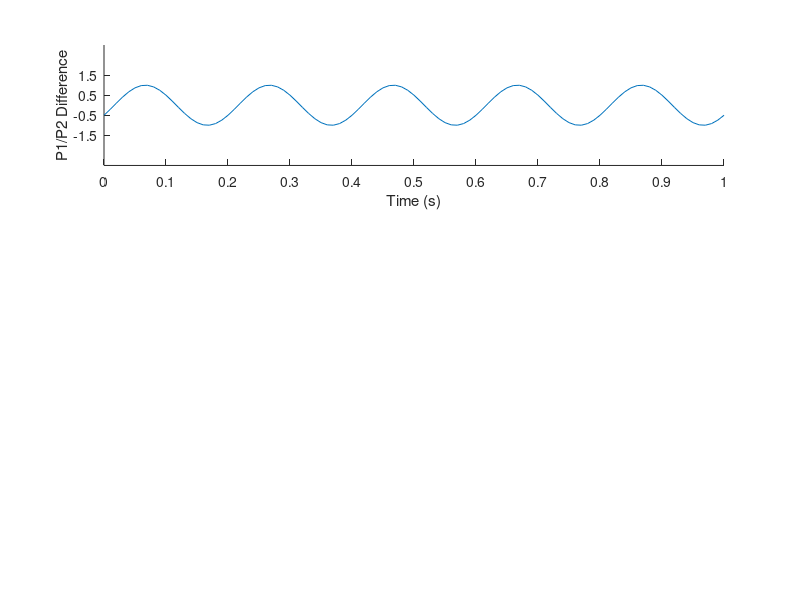
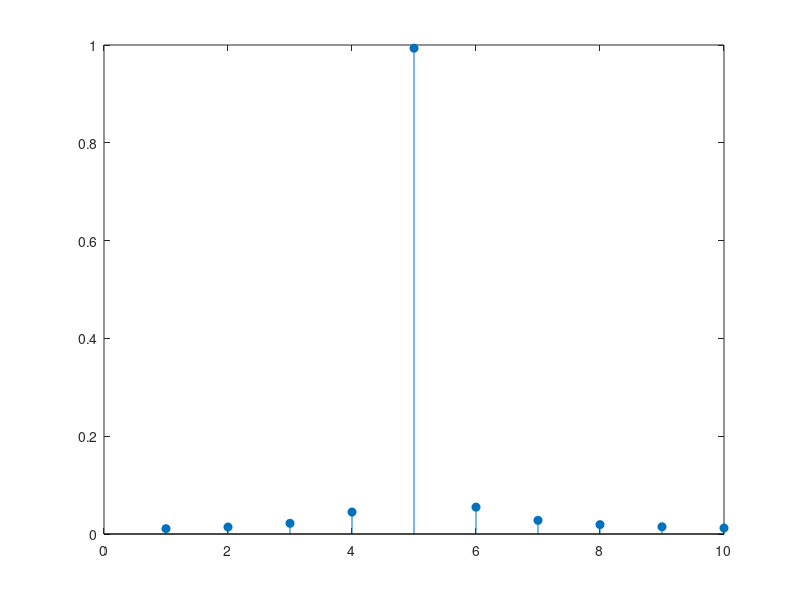

MATLAB code to generate these figures, in order: (Note: this script raises an error after producing the figures.)
% PECAR_freqsim.m
%
% Create some fake data which has or does not have a periodicity to it and
% attempt to reconstruct it.
clear all

%% The frequency analysis occurs on the pdif so start by creating a pdif
% vector.
dt_sampled = .04;
maxt_sampled = .520;
t_sampled = dt_sampled:dt_sampled:maxt_sampled;

dt = .01;
maxt = 1;

t = 0:dt:maxt;
nt = length(t);

% Find the locations of the sampled time points in this experiment
t_loc = dt_sampled/dt+1:dt_sampled/dt:find(t==maxt_sampled);
nt_sampled = length(t_loc);

Fs = 1/dt_sampled; % sampling frequency
T = 1/Fs; % period
L = nt_sampled-1; % number of sampled periods
f = Fs*(0:(L/2))/L; 
freqs = f(2:end); % sampled frequencies

nCycles = 5; % Make this the period of the effect
amp = 1;
phase = 30;

pdif = amp*sin(2*pi*t*nCycles-pi*phase/180);

y = fft(pdif);
id = 2:11;
figure(2)
stem(2*abs(y(id))/nt,'fill')

figure(1)
clf
subplot(3,1,1)
hold on
plot(t, pdif)
xlabel('Time (s)');
set(gca,'XTick',0:.1:maxt);
set(gca,'YTick',-1.5:1.5);
ylabel('P1/P2 Difference');
set(gca,'YLim',amp*3*[-1,1]);
%% Now create several runs
nsubj = 15;
sd = 1; % 0 is no noise

for ss = 1:nsubj
    % added noise
    pdif_group(ss,:) = pdif(t_loc) + sd*randn(1,nt_sampled);
    
    %% Run the same analysis as on the real data on this noisy pdif
    F = fft(pdif_group(ss,:)); % Only use the time points sampled in the experiment
    
    A = complex2real(F,t(t_loc));
    
    pdif_amps(ss,:) = A.amp(1:end-1);

end

pdiff_mean = mean(pdif_group);
pdiff_se = std(pdif_group,1)/sqrt(nsubj);

pdif_amps_mean = mean(pdif_amps);
pdif_amps_se = std(pdif_amps)/sqrt(nsubj);

% Plot the mean data of pdif with periodicity
subplot(3,1,2)
hold on
errorbar(t(t_loc), pdiff_mean, pdiff_se, 'ko-')
xlabel('Time (s)');
set(gca,'XTick',0:.1:maxt);
set(gca,'YTick',-1.5:1.5);
ylabel('P1/P2 Difference');
set(gca,'YLim',amp*3*[-1,1]);

% Plot the frequency spectra
subplot(3,1,3)
hold on
errorbar(freqs,pdif_amps_mean,pdif_amps_se,'ko-')
set(gca,'XTick',freqs,'XTickLabel',round(freqs,3,'Significant'))
xlabel('Frequency')
ylabel('Amplitude')
title('Real data: Frequency power')
% Add a line at the real frequency of this fake data
plot([nCycles,nCycles],[0,max(pdif_amps(:))],'k:','LineWidth',2)